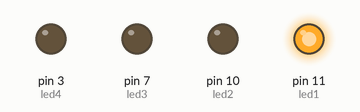
Simulated run of this sketch. Board: Arduino Uno, built with avr-gcc and run on an emulated ATmega328P. Shown: output pins drawn as LEDs (lit = HIGH).

Above: at 0.1 s.
At 3.1 s:
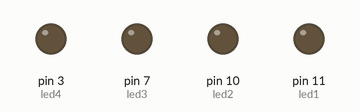
At 4.1 s:
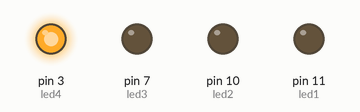
At 23.1 s:
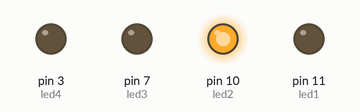
At 38.1 s:
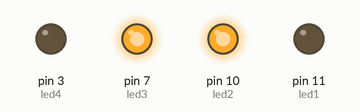
Timing chart, 0 to 40.0 s (numbered marks = the images above):
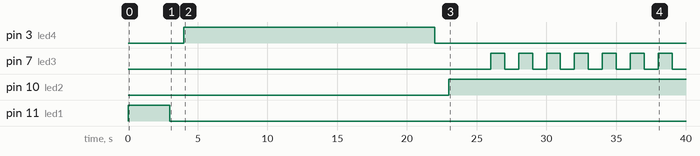

The sketch:

4_leds_blink_on_particular_condition1.ino
```cpp
// C++ code
//
int led1=11;
int led2=10;
int led3=7;
int led4=3;
void setup()
{
  pinMode(led1, OUTPUT);
  pinMode(led2,OUTPUT);
  pinMode(led3,OUTPUT);
  pinMode(led4,OUTPUT);

}

void loop()
{
  digitalWrite(led1, HIGH);
  delay(3000);
  digitalWrite(led1, LOW);
  delay(1000);
  digitalWrite(led4, HIGH);
  delay(18000);
  digitalWrite(led4, LOW);
  delay(1000);
  digitalWrite(led2, HIGH);
  delay(3000);
  while(1){
  digitalWrite(led3, HIGH);
  delay(1000);
  digitalWrite(led3, LOW);
  delay(1000);
  }
}
```

Measured:
- by itself, pin 3 (led4): LOW → HIGH at 4.0 s, → LOW 18.0 s later
- by itself, pin 7 (led3): LOW → HIGH at 26.0 s, → LOW 1.0 s later, → HIGH 1.0 s later, → LOW 1.0 s later, … (14 changes in this stretch)
- by itself, pin 10 (led2): LOW → HIGH at 23.0 s
- by itself, pin 11 (led1): LOW → HIGH at 0.00 s, → LOW 3.0 s later
